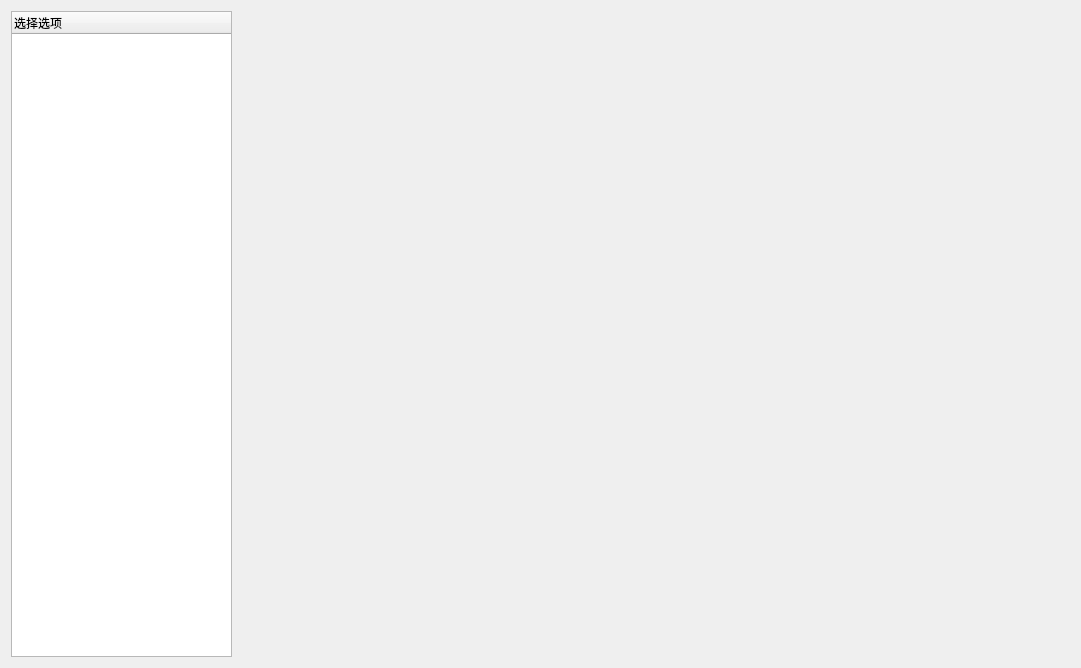
<?xml version="1.0" encoding="UTF-8"?>
<ui version="4.0">
 <class>dtumainmenuClass</class>
 <widget class="QWidget" name="dtumainmenuClass">
  <property name="geometry">
   <rect>
    <x>0</x>
    <y>0</y>
    <width>1081</width>
    <height>668</height>
   </rect>
  </property>
  <property name="windowTitle">
   <string>dtumainmenu</string>
  </property>
  <layout class="QGridLayout" name="gridLayout">
   <item row="0" column="1" colspan="2">
    <widget class="QWidget" name="widget" native="true"/>
   </item>
   <item row="0" column="0">
    <widget class="QTreeWidget" name="treeWidget">
     <property name="minimumSize">
      <size>
       <width>221</width>
       <height>0</height>
      </size>
     </property>
     <property name="maximumSize">
      <size>
       <width>221</width>
       <height>16777215</height>
      </size>
     </property>
     <column>
      <property name="text">
       <string notr="true">选择选项</string>
      </property>
     </column>
    </widget>
   </item>
  </layout>
 </widget>
 <layoutdefault spacing="6" margin="11"/>
 <resources/>
 <connections/>
</ui>
